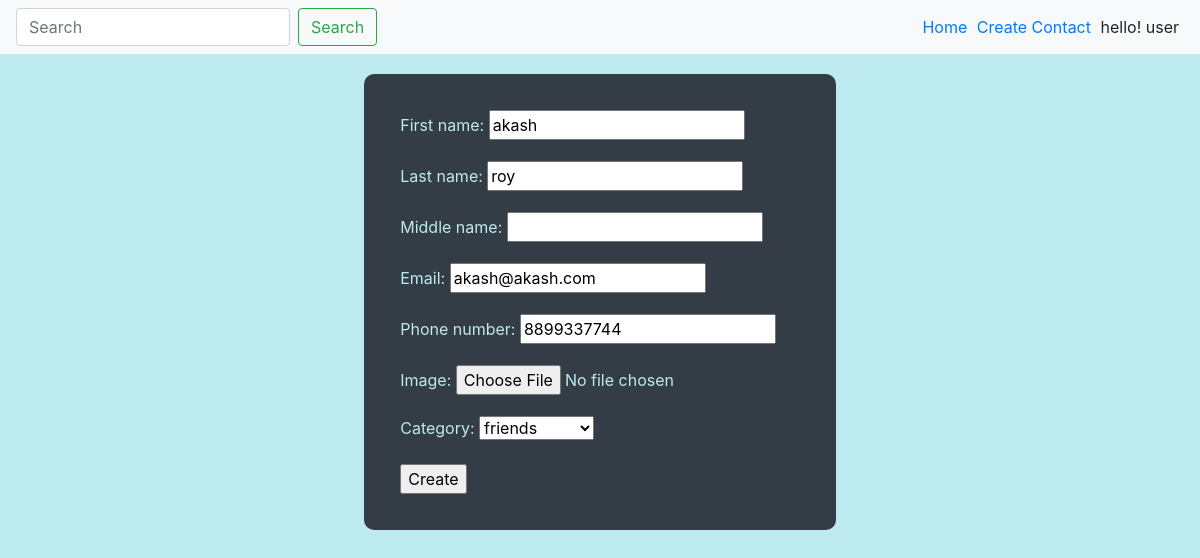
The app's page /update/9 with its own data.
### contacts/models.py (models this page shows, shortened)
class Contact(models.Model):
    first_name = models.CharField(max_length=100)
    last_name = models.CharField(max_length = 100)
    middle_name =models.CharField(max_length = 100, blank=True)
    email = models.EmailField()
    phone_number = models.CharField(max_length=100)
    image = models.ImageField(blank=True)
    category = models.ForeignKey(Category, on_delete=models.CASCADE)

### contacts/views.py (the view, shortened to what this page needs)
# urls.py: path('update/<int:id>',update_contact,name='update' ),
def update_contact(request, id):
    contact = Contact.objects.get(id=id)
    form = ContactForm(instance=contact)
    return render(request, 'contacts/contact_update.html', context={'form':form})

### contacts/froms.py
class ContactForm(forms.ModelForm):
    class Meta:
        model = Contact
        fields = ['first_name', 'last_name', 'middle_name', 'email', 'phone_number', 'image', 'category',]

### contacts/models.py (called while the page is built)
    def __str__(self):
        return self.name

### contacts/templates/contacts/contact_update.html (shortened to what this page needs)
{% extends 'contacts/base.html' %}
{% block content %}
<div class='create-contact'>
    <div class="contact-box">
        <form method = 'POST'>
            {{form.as_p}}
    <input type="submit" value="Create">
        </form>
    </div>
</div>
{% endblock %}

### contacts/static/contacts/base.css (style rules this page uses)
body { margin: 0; padding: 0; background-color:#bdeaee; }
.create-contact { display: flex; align-items: center; justify-content: center; }
.contact-box { margin-top: 20px; background-color: #343d46; padding: 3%; color: #bdeaee; border-radius: 10px; }

### records on screen
Contact: first_name "akash", last_name "roy", email "akash@akash.com", phone_number "8899337744"
